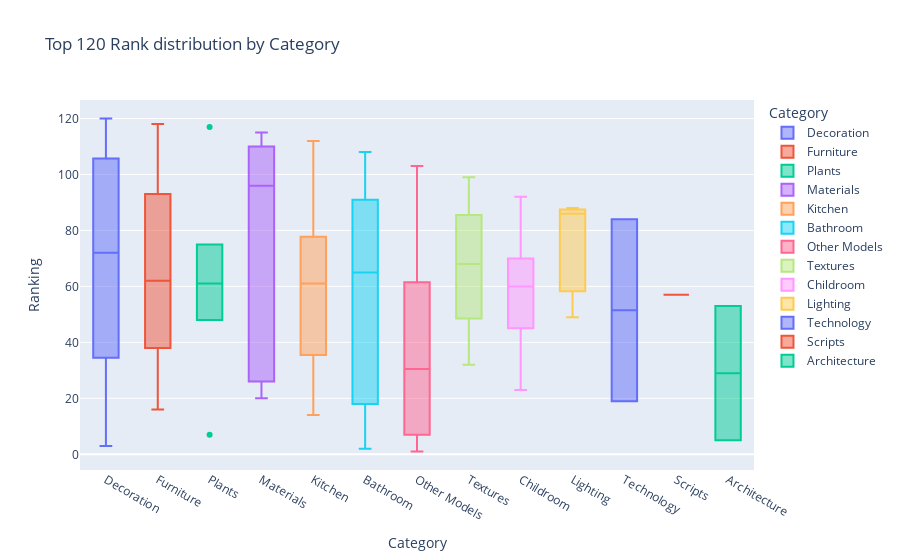

Here is the notebook cell this chart was saved with:
### Code cell
fig6 = px.box(result_vis, x='Category', y='Ranking', color='Category', title='Top 120 Rank distribution by Category')
fig6.show()

### Figure 1 — Plotly figure (JSON) as saved in the notebook; plotly's stock layout.template omitted (floating-point values rounded to 4 significant figures)
{"data": [{"alignmentgroup": "True", "hovertemplate": "Category=%{x}<br>Ranking=%{y}<extra></extra>", "legendgroup": "Decoration", "marker": {"color": "#636efa"}, "name": "Decoration", "notched": false, "offsetgroup": "Decoration", "orientation": "v", "showlegend": true, "type": "box", "x": ["Decoration", "Decoration", "Decoration", "Decoration", "Decoration", "Decoration", "Decoration", "Decoration", "Decoration", "Decoration", "Decoration", "Decoration", "Decoration", "Decoration", "Decoration", "Decoration", "Decoration", "Decoration", "Decoration", "Decoration", "Decoration", "Decoration", "Decoration", "Decoration", "Decoration", "Decoration", "Decoration"], "x0": " ", "xaxis": "x", "y": [120, 119, 116, 114, 113, 111, 106, 105, 97, 96, 85, 77, 73, 72, 69, 52, 50, 44, 41, 36, 34, 22, 18, 13, 12, 11, 3], "y0": " ", "yaxis": "y"}, {"alignmentgroup": "True", "hovertemplate": "Category=%{x}<br>Ranking=%{y}<extra></extra>", "legendgroup": "Furniture", "marker": {"color": "#EF553B"}, "name": "Furniture", "notched": false, "offsetgroup": "Furniture", "orientation": "v", "showlegend": true, "type": "box", "x": ["Furniture", "Furniture", "Furniture", "Furniture", "Furniture", "Furniture", "Furniture", "Furniture", "Furniture", "Furniture", "Furniture", "Furniture", "Furniture", "Furniture", "Furniture", "Furniture", "Furniture", "Furniture", "Furniture", "Furniture", "Furniture", "Furniture", "Furniture", "Furniture", "Furniture", "Furniture"], "x0": " ", "xaxis": "x", "y": [118, 109, 107, 101, 100, 95, 93, 89, 87, 80, 79, 71, 64, 60, 47, 46, 43, 40, 39, 38, 30, 29, 25, 21, 17, 16], "y0": " ", "yaxis": "y"}, {"alignmentgroup": "True", "hovertemplate": "Category=%{x}<br>Ranking=%{y}<extra></extra>", "legendgroup": "Plants", "marker": {"color": "#00cc96"}, "name": "Plants", "notched": false, "offsetgroup": "Plants", "orientation": "v", "showlegend": true, "type": "box", "x": ["Plants", "Plants", "Plants", "Plants", "Plants", "Plants"], "x0": " ", "xaxis": "x", "y": [117, 75, 63, 59, 48, 7], "y0": " ", "yaxis": "y"}, {"alignmentgroup": "True", "hovertemplate": "Category=%{x}<br>Ranking=%{y}<extra></extra>", "legendgroup": "Materials", "marker": {"color": "#ab63fa"}, "name": "Materials", "notched": false, "offsetgroup": "Materials", "orientation": "v", "showlegend": true, "type": "box", "x": ["Materials", "Materials", "Materials", "Materials", "Materials", "Materials"], "x0": " ", "xaxis": "x", "y": [115, 110, 102, 90, 26, 20], "y0": " ", "yaxis": "y"}, {"alignmentgroup": "True", "hovertemplate": "Category=%{x}<br>Ranking=%{y}<extra></extra>", "legendgroup": "Kitchen", "marker": {"color": "#FFA15A"}, "name": "Kitchen", "notched": false, "offsetgroup": "Kitchen", "orientation": "v", "showlegend": true, "type": "box", "x": ["Kitchen", "Kitchen", "Kitchen", "Kitchen", "Kitchen", "Kitchen", "Kitchen", "Kitchen", "Kitchen"], "x0": " ", "xaxis": "x", "y": [112, 83, 76, 66, 61, 42, 37, 31, 14], "y0": " ", "yaxis": "y"}, {"alignmentgroup": "True", "hovertemplate": "Category=%{x}<br>Ranking=%{y}<extra></extra>", "legendgroup": "Bathroom", "marker": {"color": "#19d3f3"}, "name": "Bathroom", "notched": false, "offsetgroup": "Bathroom", "orientation": "v", "showlegend": true, "type": "box", "x": ["Bathroom", "Bathroom", "Bathroom", "Bathroom", "Bathroom", "Bathroom", "Bathroom", "Bathroom", "Bathroom", "Bathroom", "Bathroom", "Bathroom", "Bathroom", "Bathroom", "Bathroom"], "x0": " ", "xaxis": "x", "y": [108, 104, 98, 94, 82, 78, 74, 65, 51, 35, 27, 15, 10, 9, 2], "y0": " ", "yaxis": "y"}, {"alignmentgroup": "True", "hovertemplate": "Category=%{x}<br>Ranking=%{y}<extra></extra>", "legendgroup": "Other Models", "marker": {"color": "#FF6692"}, "name": "Other Models", "notched": false, "offsetgroup": "Other Models", "orientation": "v", "showlegend": true, "type": "box", "x": ["Other Models", "Other Models", "Other Models", "Other Models", "Other Models", "Other Models", "Other Models", "Other Models", "Other Models", "Other Models", "Other Models", "Other Models"], "x0": " ", "xaxis": "x", "y": [103, 91, 67, 56, 55, 33, 28, 24, 8, 6, 4, 1], "y0": " ", "yaxis": "y"}, {"alignmentgroup": "True", "hovertemplate": "Category=%{x}<br>Ranking=%{y}<extra></extra>", "legendgroup": "Textures", "marker": {"color": "#B6E880"}, "name": "Textures", "notched": false, "offsetgroup": "Textures", "orientation": "v", "showlegend": true, "type": "box", "x": ["Textures", "Textures", "Textures", "Textures", "Textures"], "x0": " ", "xaxis": "x", "y": [99, 81, 68, 54, 32], "y0": " ", "yaxis": "y"}, {"alignmentgroup": "True", "hovertemplate": "Category=%{x}<br>Ranking=%{y}<extra></extra>", "legendgroup": "Childroom", "marker": {"color": "#FF97FF"}, "name": "Childroom", "notched": false, "offsetgroup": "Childroom", "orientation": "v", "showlegend": true, "type": "box", "x": ["Childroom", "Childroom", "Childroom", "Childroom", "Childroom", "Childroom"], "x0": " ", "xaxis": "x", "y": [92, 70, 62, 58, 45, 23], "y0": " ", "yaxis": "y"}, {"alignmentgroup": "True", "hovertemplate": "Category=%{x}<br>Ranking=%{y}<extra></extra>", "legendgroup": "Lighting", "marker": {"color": "#FECB52"}, "name": "Lighting", "notched": false, "offsetgroup": "Lighting", "orientation": "v", "showlegend": true, "type": "box", "x": ["Lighting", "Lighting", "Lighting"], "x0": " ", "xaxis": "x", "y": [88, 86, 49], "y0": " ", "yaxis": "y"}, {"alignmentgroup": "True", "hovertemplate": "Category=%{x}<br>Ranking=%{y}<extra></extra>", "legendgroup": "Technology", "marker": {"color": "#636efa"}, "name": "Technology", "notched": false, "offsetgroup": "Technology", "orientation": "v", "showlegend": true, "type": "box", "x": ["Technology", "Technology"], "x0": " ", "xaxis": "x", "y": [84, 19], "y0": " ", "yaxis": "y"}, {"alignmentgroup": "True", "hovertemplate": "Category=%{x}<br>Ranking=%{y}<extra></extra>", "legendgroup": "Scripts", "marker": {"color": "#EF553B"}, "name": "Scripts", "notched": false, "offsetgroup": "Scripts", "orientation": "v", "showlegend": true, "type": "box", "x": ["Scripts"], "x0": " ", "xaxis": "x", "y": [57], "y0": " ", "yaxis": "y"}, {"alignmentgroup": "True", "hovertemplate": "Category=%{x}<br>Ranking=%{y}<extra></extra>", "legendgroup": "Architecture", "marker": {"color": "#00cc96"}, "name": "Architecture", "notched": false, "offsetgroup": "Architecture", "orientation": "v", "showlegend": true, "type": "box", "x": ["Architecture", "Architecture"], "x0": " ", "xaxis": "x", "y": [53, 5], "y0": " ", "yaxis": "y"}], "layout": {"boxmode": "overlay", "legend": {"title": {"text": "Category"}, "tracegroupgap": 0}, "title": {"text": "Top 120 Rank distribution by Category"}, "xaxis": {"anchor": "y", "categoryarray": ["Decoration", "Furniture", "Plants", "Materials", "Kitchen", "Bathroom", "Other Models", "Textures", "Childroom", "Lighting", "Technology", "Scripts", "Architecture"], "categoryorder": "array", "domain": [0, 1], "title": {"text": "Category"}}, "yaxis": {"anchor": "x", "domain": [0, 1], "title": {"text": "Ranking"}}}}
